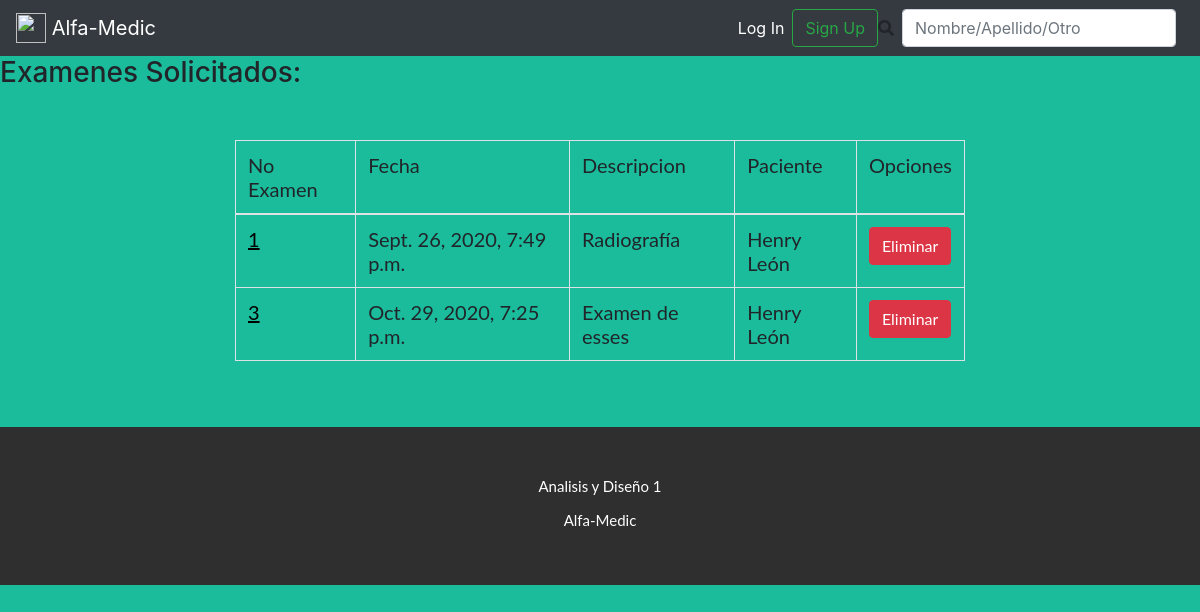
/listado_examenes/, run on the app's committed database.
### examen/models.py (models this page shows, shortened)
class Examen(models.Model):
    fecha = models.DateTimeField(auto_now_add=True)
    descripcion = models.CharField(max_length=300)
    cita = models.ForeignKey(Cita, related_name="examenes", on_delete=models.CASCADE, blank=True, null=True)

### cita/models.py (models this page shows, shortened)
class Cita(models.Model):
    ESTADO_OPCIONES = [
        ('PENDIENTE', 'Pendiente'),
        ('ATENDIDA', 'Atendida'),
        ('CANCELADA', 'Cancelada'),
    ]
    fecha = models.DateTimeField(auto_now_add=True)
    fecha_cita = models.DateField()
    hora_cita = models.TimeField()
    estado = models.CharField(max_length=10, choices=ESTADO_OPCIONES, default='PENDIENTE')
    comentario = models.CharField(max_length=50)
    paciente = models.ForeignKey("users.Paciente", related_name="citas", on_delete=models.CASCADE)

### users/models.py (models this page shows, shortened)
class Paciente(models.Model):
    GENERO_OPCIONES = [
        ('MASCULINO', 'Masculino'),
        ('FEMENINO', 'Femenino'),
    ]
    nombre = models.CharField(max_length=100)
    apellido = models.CharField(max_length=100)
    telefono = models.CharField(max_length=50, blank=True, null=True)
    telefono_emergencia = models.CharField(max_length=50, blank=True, null=True)
    correo = models.CharField(max_length=100)
    fecha_nacimiento = models.DateField() #DateField(input_formats=settings.DATE_INPUT_FORMATS, null=True, blan=True) para introducir la fecha dd-mm-DDDD
    direccion = models.CharField(max_length=200)
    descripccion = models.CharField(max_length=500, blank=True, null=True)
    sexo = models.CharField(max_length=10, choices=GENERO_OPCIONES, default='FEMENINO')

### examen/views.py (the view)
# urls.py: path('listado_examenes/', ExaminationListView, name='ExaminationListView'),
def ExaminationListView(request):
        Examenes=Examen.objects.all()
        data={
            'lista_examenes':Examenes
        }
        return render(request, 'examen/listado_examenes.html',data)

### templates/examen/listado_examenes.html
{%extends '_base.html'%}
{% block content %}
<h3>
    Examenes Solicitados:
</h3>
{% if lista_examenes %}
<div class="row" style=" font: 400 15px Lato, sans-serif; font-size: 20px; margin: 30px;">
    <div class="col"></div>
    <div style=" margin: 20px;" class="col-8" >
	<table class="table table-bordered">
		<thead>
			<tr>
				<td>No Examen</td>
				<td>Fecha </td>
				<td>Descripcion </td>
				<td>Paciente</td>
				<td>Opciones </td>
			</tr>
		</thead>
		<tbody>
			{% for examen in lista_examenes %}
			<tr>
				<td><a style="color: black;" href="{% url 'modificar_examen' examen.id %}"><u>{{ examen.pk }}</u></a> </td>
				<td>{{ examen.fecha }}</td>
				<td>{{ examen.descripcion }}</td>
				<td>{{ examen.cita.paciente.nombre }} {{ examen.cita.paciente.apellido }}</td>
				<td>
					<a class="btn btn-danger" href="{% url 'eliminar_examen' examen.id %}">Eliminar</a>
				</td>
			</tr>
			{% endfor %}
			{% else %}
			<h1>Aun no se han realizado examenes!</h1>
			{% endif %}
		</tbody>
	</table>
</div>
<div class="col"></div>
</div>
{% endblock %}

### static/base.css (style rules this page uses)
html, body { height: 100%; }

### data on the page
Examen: pk "1", fecha "Sept. 26, 2020, 7:49 p.m.", descripcion "Radiografía", cita.paciente.nombre "Henry", cita.paciente.apellido "León"
Examen: pk "3", fecha "Oct. 29, 2020, 7:25 p.m.", descripcion "Examen de esses", cita.paciente.nombre "Henry", cita.paciente.apellido "León"
